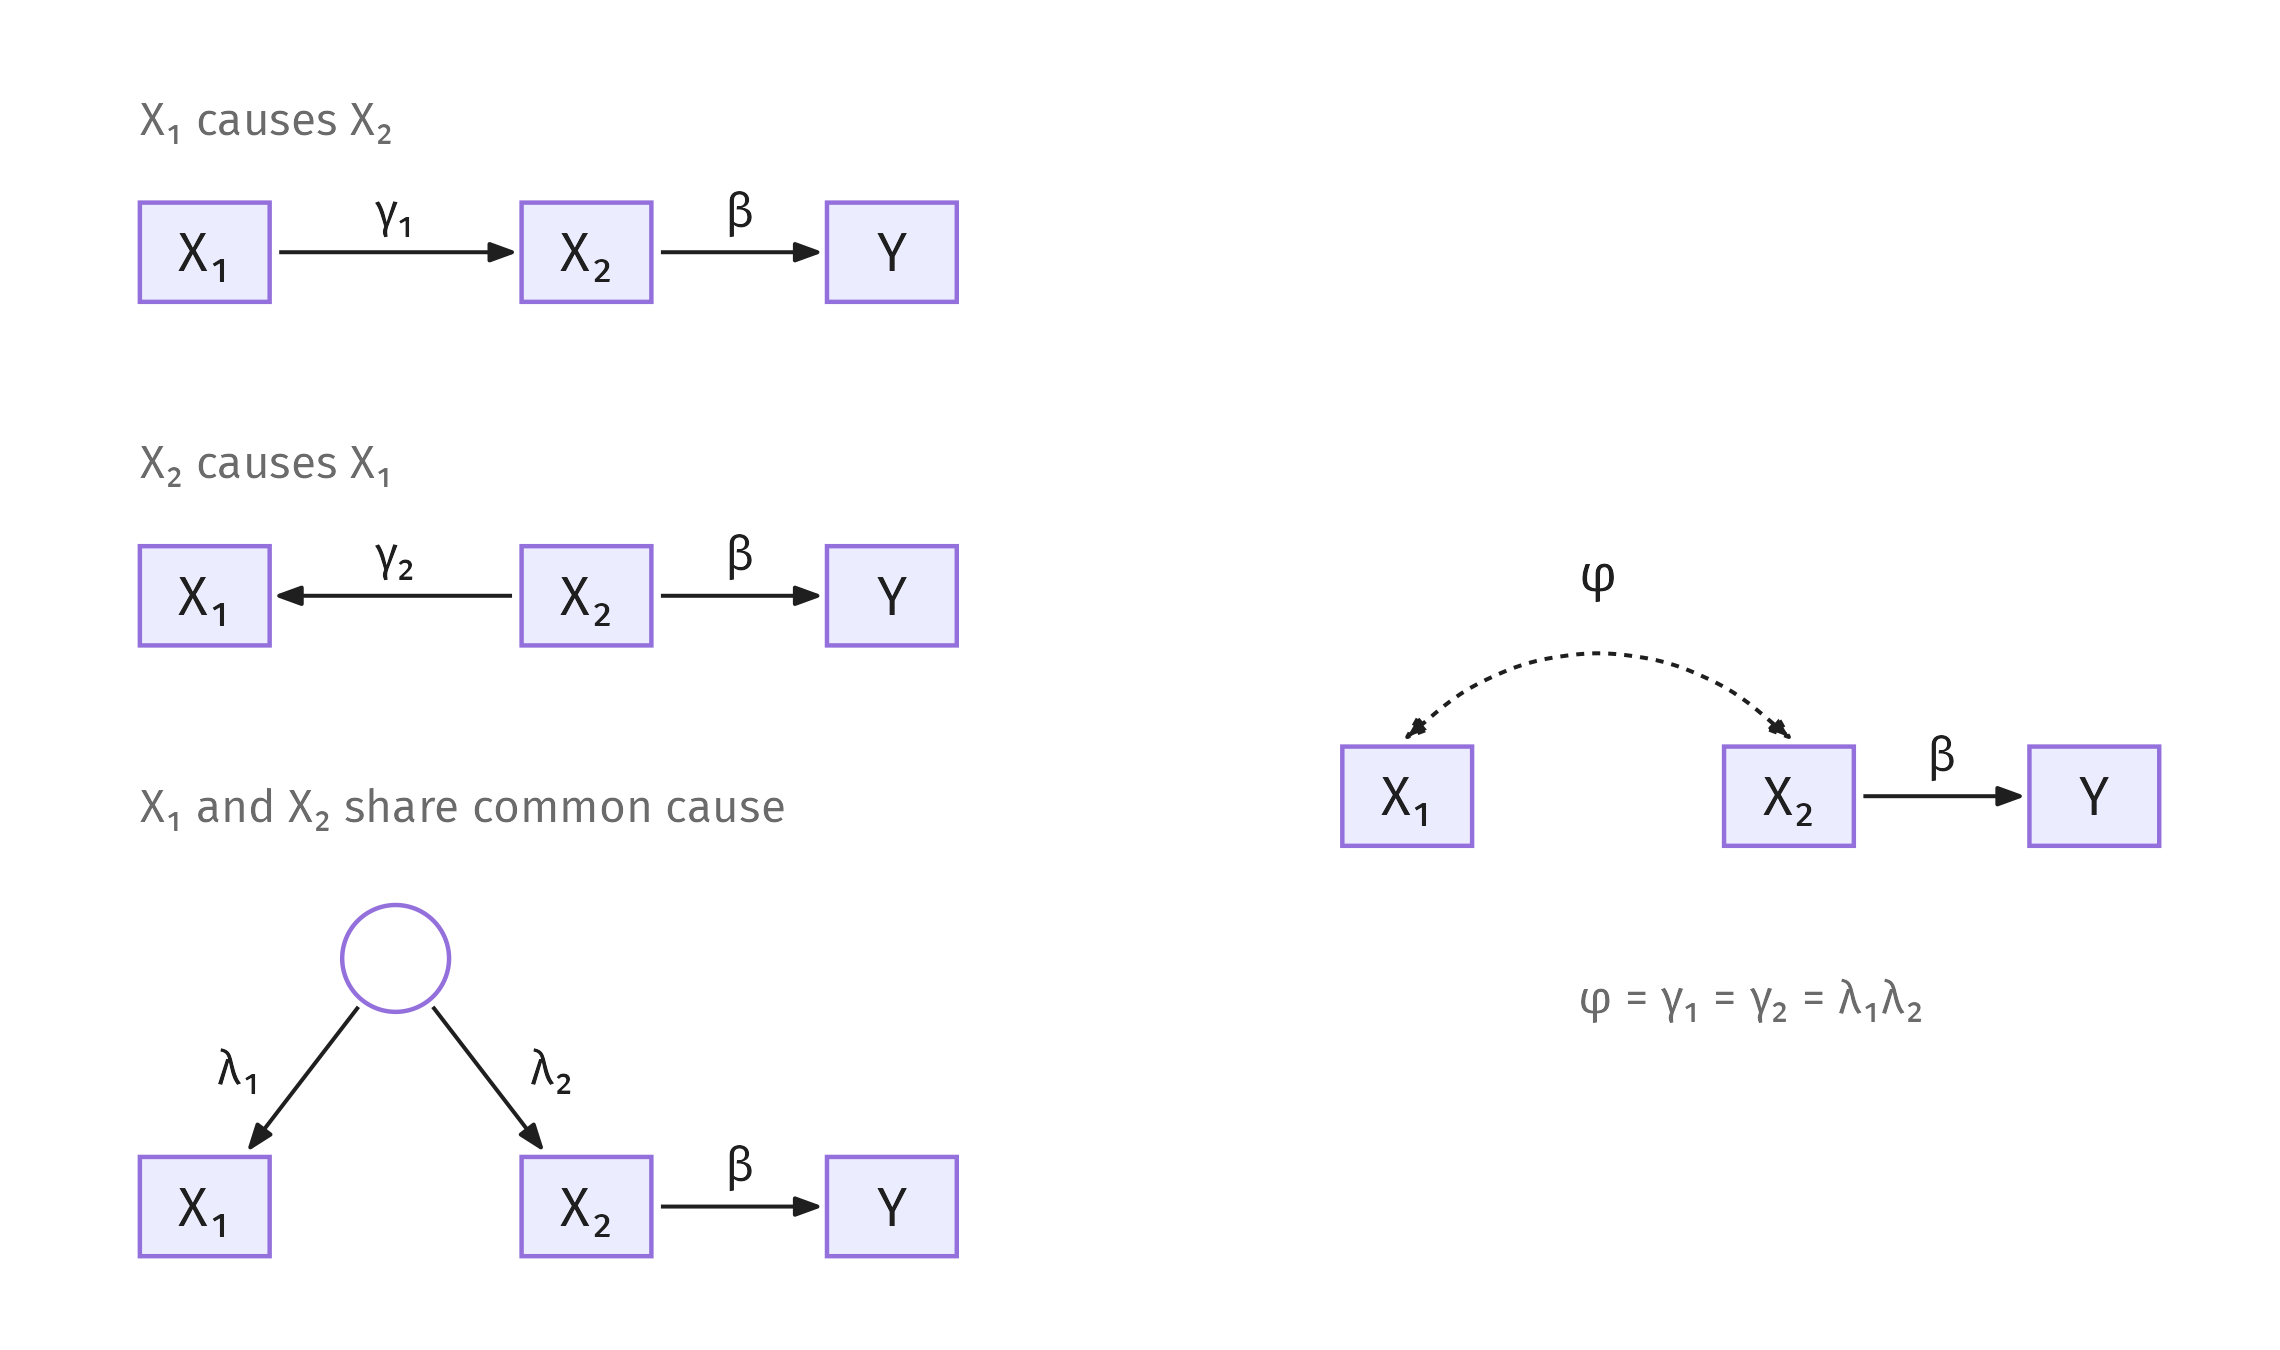

Recreate this plot in R.
# The joint effect illustrated: three stories on the left (X1 causes X2, X2
# causes X1, the two share an unnamed common cause), one diagram on the right
# in which the relationship is left unspecified as a curved two-headed arrow.
# Whichever story is true, the implied correlations among the three observed
# variables are identical once phi = gamma1 = gamma2 = lambda1*lambda2, so the
# curve can stand for all three, and its contribution to the correlation of
# X1 with Y is the joint effect phi*beta.
#
# Drawn in R because mermaid cannot lay this out; style matches the book's
# other diagrams. All text is Fira Sans, using Unicode Greek and subscript
# glyphs rather than plotmath so no math font intrudes.
#
# Requires: ggplot2, ragg, and the Fira Sans font.
# Usage:  Rscript joint-effect.R   ->  writes diagrams/joint-effect.png

library(ggplot2)

# The labels use Unicode Greek and subscript glyphs, so the C locale (common in
# containers) must be upgraded to UTF-8 or they render as replacement marks.
loc <- suppressWarnings(Sys.setlocale("LC_CTYPE", "C.UTF-8"))
if (identical(loc, "")) suppressWarnings(Sys.setlocale("LC_CTYPE", "en_US.UTF-8"))

here <- dirname(sub("^--file=", "", grep("^--file=", commandArgs(), value = TRUE)[1]))
if (is.na(here) || !nzchar(here)) here <- "."

FONT <- "Fira Sans"; FILL <- "#ECECFF"; STROKE <- "#9370DB"
INK  <- "#1f1f1f";   SOFT <- "#6b6b6b"
ARROW  <- arrow(length = unit(0.08, "in"), type = "closed", angle = 20)
ARROW2 <- arrow(length = unit(0.07, "in"), ends = "both", type = "closed", angle = 20)

node <- function(id, x, y, l, w = 0.34, h = 0.26) data.frame(id = id, x = x, y = y, l = l, w = w, h = h)
ep <- function(N, id, ax, ay, pad = 0.05) {
  cx <- N[id, "x"]; cy <- N[id, "y"]; w <- N[id, "w"] + pad; h <- N[id, "h"] + pad
  dx <- ax - cx; dy <- ay - cy
  t <- min(if (dx != 0) w / abs(dx) else Inf, if (dy != 0) h / abs(dy) else Inf)
  c(cx + dx * t, cy + dy * t)
}
epc <- function(cx, cy, r, ax, ay) { dx <- ax - cx; dy <- ay - cy; L <- sqrt(dx^2 + dy^2)
  c(cx + dx / L * r, cy + dy / L * r) }

layers <- list()
add <- function(...) layers[[length(layers) + 1]] <<- list(...)
seg <- function(p1, p2, lab, off) add(
  geom_segment(aes(x = p1[1], y = p1[2], xend = p2[1], yend = p2[2]),
               linewidth = 0.45, colour = INK, arrow = ARROW),
  annotate("text", x = (p1[1] + p2[1]) / 2 + off[1], y = (p1[2] + p2[2]) / 2 + off[2],
           label = lab, family = FONT, size = 4.1, colour = INK))
eff <- function(N, f, t, lab, off = c(0, 0.22))
  seg(ep(N, f, N[t, "x"], N[t, "y"]), ep(N, t, N[f, "x"], N[f, "y"]), lab, off)
boxes <- function(N) add(
  geom_rect(data = N, aes(xmin = x - w, xmax = x + w, ymin = y - h, ymax = y + h),
            fill = FILL, colour = STROKE, linewidth = 0.5),
  geom_text(data = N, aes(x, y, label = l), family = FONT, size = 4.7, colour = INK))
cap <- function(x, y, txt) add(
  annotate("text", x = x, y = y, label = txt, family = FONT, size = 3.9,
           colour = SOFT, hjust = 0))

row_nodes <- function(y) {
  N <- rbind(node("X1", 0.55, y, "X₁"), node("X2", 2.55, y, "X₂"),
             node("Y", 4.15, y, "Y"))
  rownames(N) <- N$id; N
}

## left column, three stories -------------------------------------------------
NA_ <- row_nodes(5.45)                              # X1 causes X2
cap(0.21, 6.15, "X₁ causes X₂")
eff(NA_, "X1", "X2", "γ₁"); eff(NA_, "X2", "Y", "β"); boxes(NA_)

NB <- row_nodes(3.65)                               # X2 causes X1
cap(0.21, 4.35, "X₂ causes X₁")
eff(NB, "X2", "X1", "γ₂"); eff(NB, "X2", "Y", "β"); boxes(NB)

NC <- row_nodes(0.45)                               # unnamed common cause
cap(0.21, 2.55, "X₁ and X₂ share common cause")
CX <- 1.55; CY <- 1.75; R <- 0.28
th <- seq(0, 2 * pi, length.out = 90)
circ <- data.frame(x = CX + R * cos(th), y = CY + R * sin(th))
seg(epc(CX, CY, R + 0.04, NC["X1", "x"], NC["X1", "y"]), ep(NC, "X1", CX, CY),
    "λ₁", c(-0.34, 0.05))
seg(epc(CX, CY, R + 0.04, NC["X2", "x"], NC["X2", "y"]), ep(NC, "X2", CX, CY),
    "λ₂", c(0.34, 0.05))
eff(NC, "X2", "Y", "β")
add(geom_polygon(data = circ, aes(x, y), fill = "white", colour = STROKE, linewidth = 0.5))
boxes(NC)

## right, the one diagram that stands for all three ---------------------------
DX <- 6.30
ND <- rbind(node("X1", 0.55 + DX, 2.60, "X₁"), node("X2", 2.55 + DX, 2.60, "X₂"),
            node("Y", 4.15 + DX, 2.60, "Y"))
rownames(ND) <- ND$id
add(geom_curve(aes(x = 0.55 + DX, y = 2.91, xend = 2.55 + DX, yend = 2.91),
               curvature = -0.45, linetype = "22", linewidth = 0.45,
               colour = INK, arrow = ARROW2),
    annotate("text", x = 1.55 + DX, y = 3.77, label = "φ",
             family = FONT, size = 4.4, colour = INK))
eff(ND, "X2", "Y", "β")
boxes(ND)
add(annotate("text", x = 2.35 + DX, y = 1.55,
             label = "φ = γ₁ = γ₂ = λ₁λ₂",
             family = FONT, size = 4.0, colour = SOFT))

g <- ggplot()
for (ly in layers) for (e in ly) g <- g + e
g <- g + coord_fixed(clip = "off", xlim = c(0.05, 10.85), ylim = c(0.02, 6.45)) + theme_void()

ragg::agg_png(file.path(here, "joint-effect.png"), width = 7.6, height = 4.5,
              units = "in", res = 300, background = "white")
print(g); invisible(dev.off())
cat("wrote diagrams/joint-effect.png\n")
